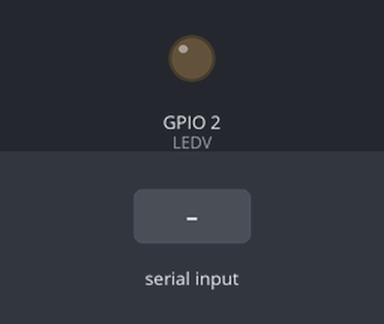
Simulated run of this sketch. Board: ESP32. Parts: output pins drawn as LEDs (lit = HIGH). The test bench sets the inputs (shaded band).

Above: at 1.2 s.
1.3 s: "1" received over the second serial link
At 2.5 s:
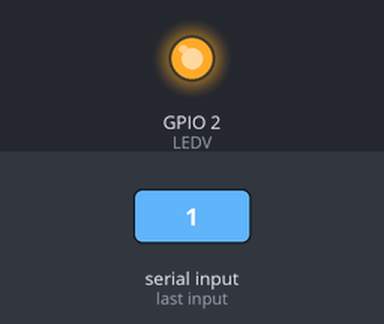
2.8 s: "0" received over the second serial link
At 3.7 s:
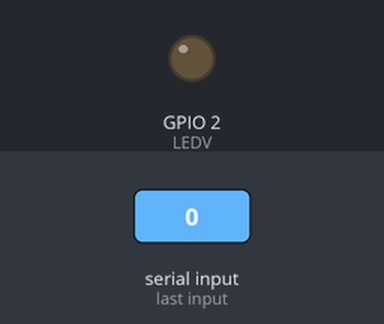
Timing chart, 0 to 5.8 s (numbered marks = the images above; inputs shaded):
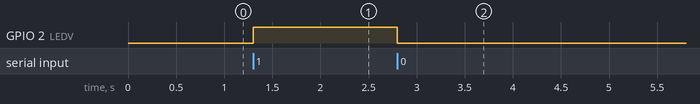

The sketch:

App_-_Bluetooth.ino
```cpp
/*
   Fundacion Kinal
   Centro educativo tecnico laboral Kinal
   Electronica
   Grado: Quinto
   Sección: A
   Curso: Taller de electronica digital y reparación de computadoras I
   Nombre: Carlos Quim
   Carnet: 2019172
   Proyecto: Sensor de Color con LDR
*/
//Librerias
#include <Ticker.h>
#include <OneWire.h>
#include <DallasTemperature.h>
#include <SoftwareSerial.h>

//Directivas del preprocesador
#define LEDV 2

//Funciones
void sensortemp();

//Constructores
OneWire ourWire(4);
DallasTemperature sensor(&ourWire);
SoftwareSerial miBT(10,11); //RX= 10 y TX= 11
Ticker accion_temperatura(sensortemp, 10000);

//Variables
float tempC;
char dato;

void setup() {
  miBT.begin(38400);
  Serial.begin(9600);
  pinMode(LEDV,OUTPUT);
  sensor.begin();
  accion_temperatura.start();
}

void loop() {
  if(miBT.available()){ //Recibimos datos de la app
    dato = miBT.read();
    if(dato == '1'){ //Encendemos la LED
      digitalWrite(LEDV, HIGH);
    }

    if(dato == '0'){ //Encendemos la LED
      digitalWrite(LEDV, LOW);
    }
  }

  accion_temperatura.update();
}

void sensortemp(){ //Funcion del Sensor de temperatura
  sensor.requestTemperatures();   //Se envía el comando para leer la temperatura
  float temp = sensor.getTempCByIndex(0); //Se obtiene la temperatura en ºC
  miBT.print(temp);
}
```

Measured:
- after the input at 1.3 s, GPIO 2 (LEDV): LOW → HIGH at once
- after the input at 2.8 s, GPIO 2 (LEDV): HIGH → LOW at once
